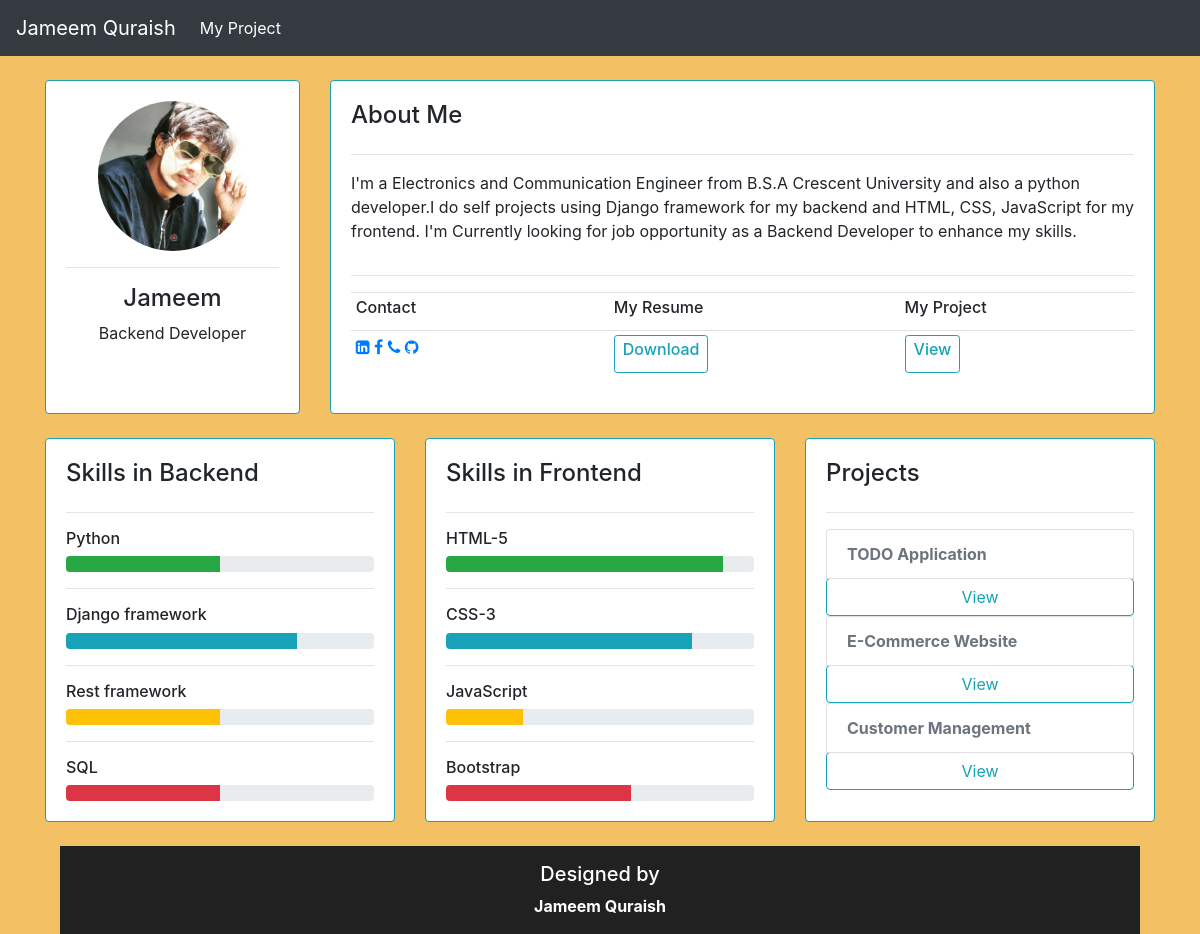
The page / on the database its author committed.
### task/models.py (models this page shows, shortened)
class Profile(models.Model):
    name =models.CharField(max_length=200,null=True,blank=True)
    image_i = models.ImageField(null=True,blank=True)
    resume = models.FileField(null=True, blank=True)

class Projects(models.Model):
    name =models.CharField(max_length=200,null=True,blank=True)
    short_description =models.CharField(max_length=255,null=True,blank=True)
    description =models.TextField(null=True,blank=True)
    image = models.ImageField(null=True,blank=True)

### task/views.py (the view)
# urls.py: 2. Add a URL to urlpatterns:  path('', Home.as_view(), name='home')
def Home(request):
    pro = Projects.objects.all()
    proimg =Profile.objects.all()
    context ={"pro":pro,'proimg':proimg}
    return render(request,'task/dashboard.html',context)

### task/templates/task/dashboard.html (shortened to what this page needs)
{% extends 'task/main.html' %}
{% load static %}
{% block content %}
    <div class="container">
        <div class="row">
            {% for i in proimg %}
            <div class="col-md-3">
                <div class="card card-body  h-100 border-info"  id="profile-wrapper">
                    <img id="profile-pic" src="{{i.image_i.url}}" alt="">
                    <hr>
                    <h4> {{i.name}}</h4>
                    <p>Backend Developer</p>
                </div>
            </div>
            <br>
            <div class="col-md-9">
                <div class="card card-body  h-100 border-info">
                    <h4>About Me</h4>
                    <hr>
                    <p>I'm a Electronics and Communication Engineer from B.S.A Crescent University and also a python developer.I do self projects using Django framework for my backend and HTML, CSS, JavaScript for my frontend. I'm Currently looking for job opportunity as a Backend Developer to enhance my skills.</p>
                    <hr>
                    <table class="table table-sm">
                        <tr>
                            <th><h6>Contact</h6></th>
                            <th></th>
                            <th></th>
                            <th></th>
                            <th><h6>My Resume</h6></th>
                            <th></th>
                            <th><h6>My Project</h6></th>
                        </tr>
                            <td><li><a href=""><i class="fa fa-linkedin-square"></i></li>    <li><a href=""><i class="fa fa-facebook"></i></li>    <li><a href=""><i class="fa fa-phone"></i></li>    <li><a href=""><i class="fa fa-github"></i></li></td>
                            <td></td>
                            <td></td>
                            <td></td>
                            <td><a class="btn btn-outline-info btn-sm" href="{{i.resume.url}}"><h6>Download</h6></a></td>
                            <th></th>
                            <td><a class="btn btn-outline-info btn-sm" href="{% url 'myproject' %}"><h6>View</h6></a></td>
                    </table>
                </div>
                {% endfor %}
            </div>
        </div>
        <br>
        <div class="row">
            <div class="col-md-4">
                <div class="card card-body border-info h-100">
                    <h4>Skills in Backend</h4>
                    <hr>
                    <h6>Python</h6>
                    <div class="progress">
                        <div class="progress-bar bg-success" role="progressbar" style="width: 50%" aria-valuenow="25" aria-valuemin="0" aria-valuemax="100"></div>
                    </div>
                    <hr>
                    <h6>Django framework</h6>
                    <div class="progress">
                        <div class="progress-bar bg-info" role="progressbar" style="width: 75%" aria-valuenow="50" aria-valuemin="0" aria-valuemax="100"></div>
                    </div>
                    <hr>
                    <h6>Rest framework</h6>
                    <div class="progress">
                        <div class="progress-bar bg-warning" role="progressbar" style="width: 50%" aria-valuenow="75" aria-valuemin="0" aria-valuemax="100"></div>
                    </div>
                    <hr>
                    <h6>SQL</h6>
                    <div class="progress">
                        <div class="progress-bar bg-danger" role="progressbar" style="width: 50%" aria-valuenow="100" aria-valuemin="0" aria-valuemax="100"></div>
                    </div>
                </div>
            </div>
            <div class="col-md-4">
                <div class="card card-body border-info h-100">
                    <h4>Skills in Frontend</h4>
                    <hr>
                    <h6>HTML-5</h6>
                    <div class="progress">
                        <div class="progress-bar bg-success" role="progressbar" style="width: 90%" aria-valuenow="25" aria-valuemin="0" aria-valuemax="100"></div>
                    </div>
                    <hr>
                    <h6>CSS-3</h6>
                    <div class="progress">
                        <div class="progress-bar bg-info" role="progressbar" style="width: 80%" aria-valuenow="50" aria-valuemin="0" aria-valuemax="100"></div>
                    </div>
                    <hr>
                    <h6>JavaScript</h6>
                    <div class="progress">
                        <div class="progress-bar bg-warning" role="progressbar" style="width: 25%" aria-valuenow="75" aria-valuemin="0" aria-valuemax="100"></div>
                    </div>
                    <hr>
                    <h6>Bootstrap</h6>
                    <div class="progress">
                        <div class="progress-bar bg-danger" role="progressbar" style="width: 60%" aria-valuenow="100" aria-valuemin="0" aria-valuemax="100"></div>
                </div>
            </div>
        </div>
        <div class="col-md-4">
            <div class="card card-body h-100 border-info">
                <h4>Projects</h4>
                <hr>
                {% for i in pro %}
                <ul class="list-group">
                    <li class="list-group-item disabled"><strong>{{i.name}}</strong></li>
                    <a class="btn btn-outline-info" href="/viewp/{{i.id}}">View</a>
                </ul>
                {% endfor %}
            </div>
        </div>
    </div>
{% endblock %}

### task/templates/task/dashboard.html (style rules this page uses)
#profile-wrapper { text-align: center; }
#profile-pic { width: 150px; height: 150px; border-radius: 50%; margin-left: auto; margin-right: auto; }
ul { padding: 0; list-style-type: none; }
.social-link ul,li { list-style-type: none; display: inline-block; }
body { background-color: rgb(243, 193, 99); }

### rows shown on the page
Profile: image_i (picture), name "Jameem"
Projects: name "TODO Application"
Projects: name "E-Commerce Website"
Projects: name "Customer Management"
